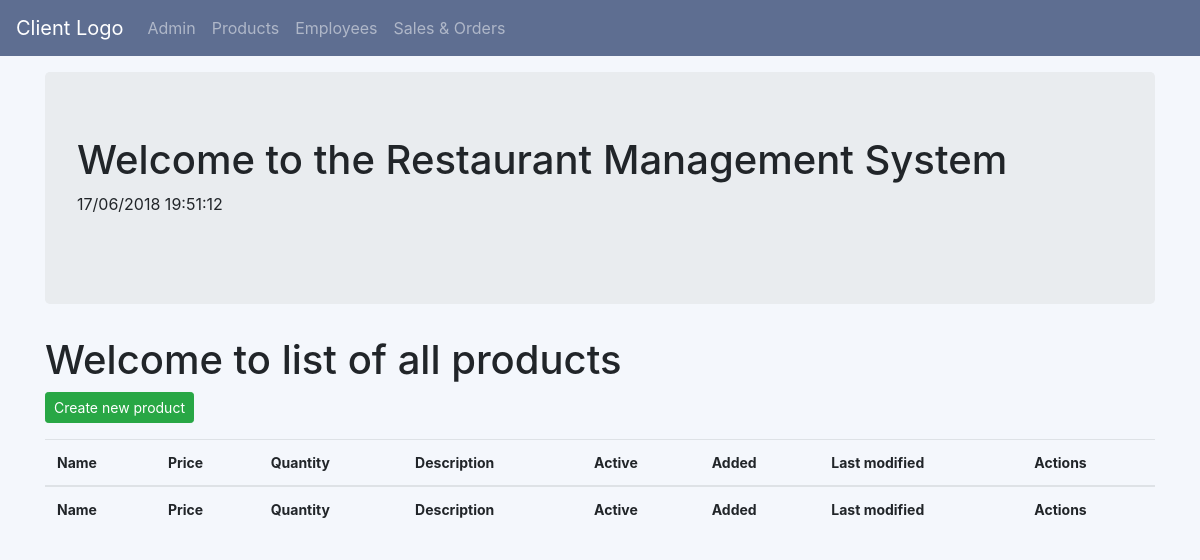
The page /oms/productlist/ on the database as committed earlier.
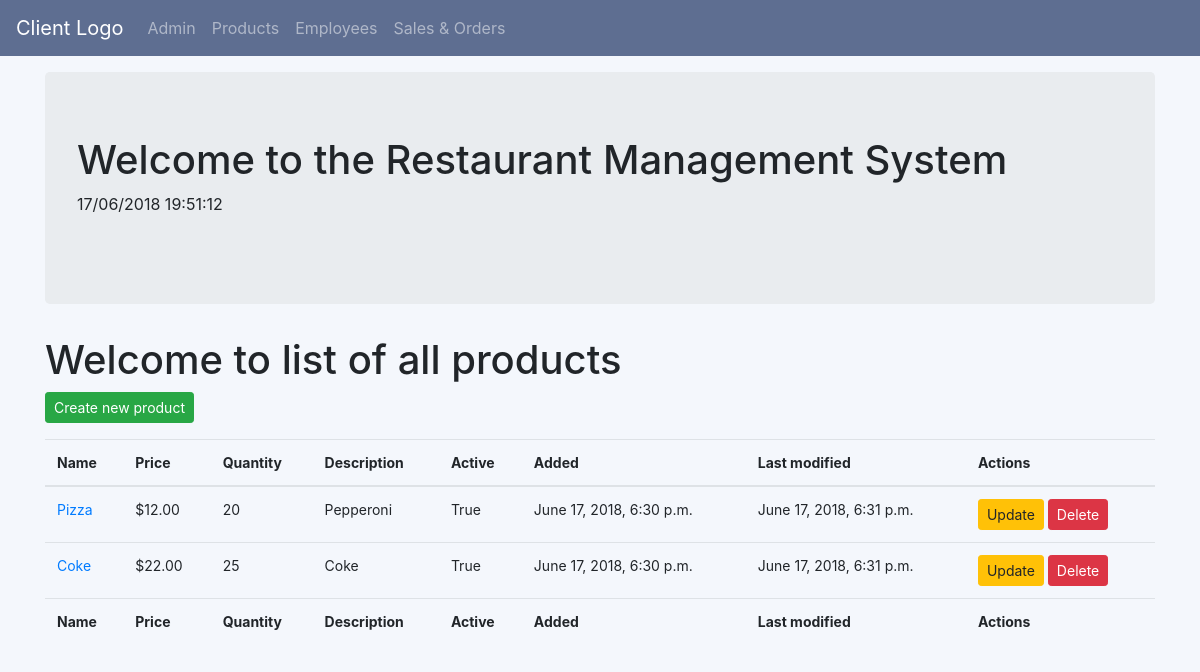
The same page on the database as committed later.
### oms/models.py (models this page shows, shortened)
class Product(models.Model):
    name = models.CharField(max_length=256)
    description = models.TextField(max_length=512)
    price = models.DecimalField(max_digits=8, decimal_places=2)
    active = models.BooleanField()
    quantity = models.IntegerField()
    timestamp = models.DateTimeField(default=datetime.now())
    modified_date = models.DateTimeField(auto_now=True)

### oms/views.py (the view)
# urls.py: path('productlist/',views.ProductListView.as_view(),name='product_list'),
class ProductListView(ListView):
    context_object_name = 'products'
    model = models.Product

### oms/templates/oms/product_list.html
{% extends "oms/oms_base.html" %}
{% block body_block %}
<h1>Welcome to list of all products</h1>
<a class = 'btn btn-success btn-sm 'href="{% url 'oms:product_create'%}">Create new product</a><p>
    <table style="font-size:14px;" class="table table-hover" style='width:100%'>
        <thead>
            <tr>
                <th>Name</th>
                <th>Price</th>
                <th>Quantity</th>
                <th>Description</th>
                <th>Active</th>
                <th>Added</th>
                <th>Last modified</th>
                <th>Actions</th>
            </tr>
        </thead>
        <tbody>
            {% for product in products %}
            <tr>
                <td> <a href="{{product.id}}">{{product.name}}</a></td>
                <td> ${{product.price}} </td>
                <td> {{product.quantity}} </td>
                <td> {{product.description}} </td>
                <td> {{product.active}} </td>
                <td> {{product.timestamp}} </td>
                <td> {{product.modified_date}} </td>
                <td>
                    <a class = 'btn btn-warning btn-sm' href="{% url 'oms:product_update' pk=product.pk %}">Update</a>
                    <a class = 'btn btn-danger btn-sm' href="{% url 'oms:product_delete' pk=product.pk %}">Delete</a>
                </td>
            </tr>
            {% endfor %}
        </tbody>
        <tfoot>
           <tr>
               <th>Name</th>
               <th>Price</th>
               <th>Quantity</th>
               <th>Description</th>
               <th>Active</th>
               <th>Added</th>
               <th>Last modified</th>
               <th>Actions</th>
           </tr>
       </tfoot>
    </table>
{% endblock %}

Rows that differ between the two databases and show on the page:
added Product: name "Pizza", price "12.00", quantity "20", description "Pepperoni", active "True", timestamp "June 17, 2018, 6:30 p.m.", modified_date "June 17, 2018, 6:31 p.m."
added Product: name "Coke", price "22.00", quantity "25", description "Coke", active "True", timestamp "June 17, 2018, 6:30 p.m.", modified_date "June 17, 2018, 6:31 p.m."
